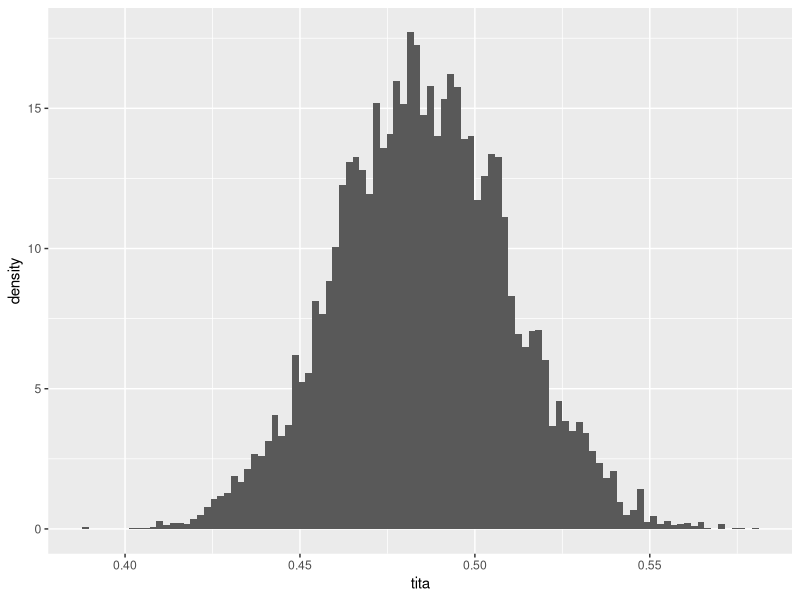
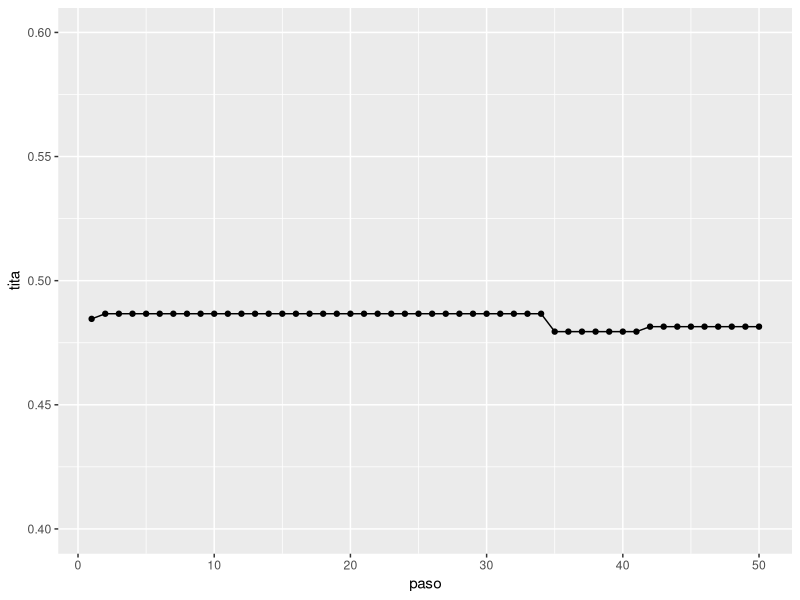
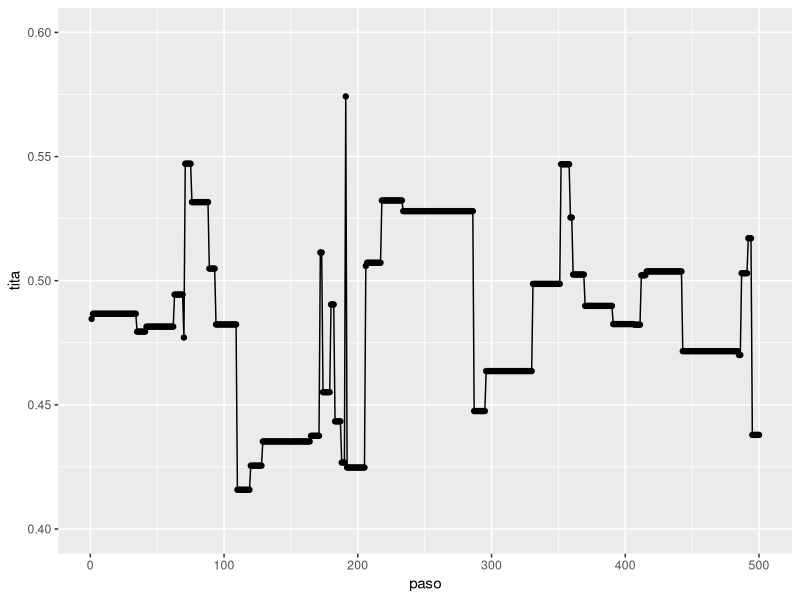
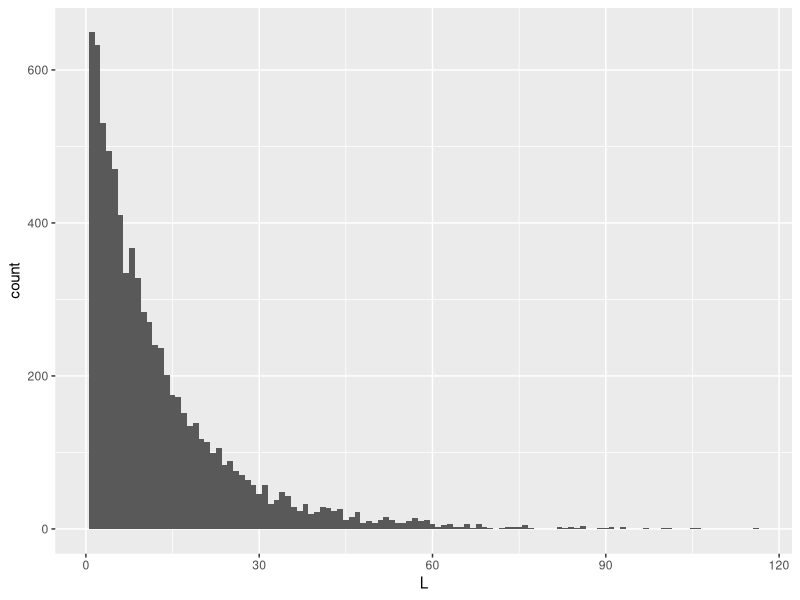

Here is the R script that generated these plots, in order:
# ejemplo Metropolis-Hastings
library(tidyverse)

y <- c(21, 22, 2, 25, 3, 19, 17, 23, 6, 7, 8, 14, 22)
n <- 30

# función para evaluar la posterior (que no conocemos)
post_norm_prop <- function(x) {
  # p(y|theta)*p(theta)
  ll = sum( dbinom(y, size = 30, prob = x, log = TRUE) )
  o = ll + dnorm(x, mean=.5, sd = .2, log=TRUE)
  exp(o)
}

# creamos objetos para guardar nuestras simulaciones
S <- 1e5
tita.inicial = mean(y)/30 # VALOR INICIAL
titaMH <- c(tita.inicial, numeric(S))
set.seed(1759)

# MH con propuesta uniforme
for (t in 2:(S+1) ) {
    pr = runif(1) # proponemos un nuevo valor
  r = post_norm_prop(pr)/post_norm_prop(titaMH[t-1])

  # aceptamos tita.prop con probabilidad min(1,r)
  if ( runif(1) < r ) { titaMH[t] = pr } else { titaMH[t] = titaMH[t-1] }
}

# histograma de los 10.001 titas generados
tibble(tita = titaMH) %>%
  ggplot() + geom_histogram(aes(x=tita, y=..density..), bins = 100) 

# Primeros 50 valores de titaMH.
tibble(paso=1:50, tita = titaMH[1:50]) %>%
  ggplot(aes(x=paso, y=tita)) + geom_line() + geom_point() + ylim(0.4,0.6)

#Primeros 500 valores de titaMH.
tibble(paso=1:500, tita = titaMH[1:500]) %>%
  ggplot(aes(x=paso, y=tita)) + geom_line() + geom_point() + ylim(0.4,0.6)

# cuento los largos de las rachas de repetidos
L <- titaMH*0; n <- length(titaMH)
v <- titaMH[1]
i <- 1; j <- 1
while(i<n) {
  if(min(which(titaMH[i:n]!=v))<n){ L[j] <- min(which(titaMH[i:n]!=v))-1} else {L[j] <- n-i+1; i <- n}
  i    <- i+L[j]
  v    <- titaMH[i]
  j    <- j+1
}
L <- L[L>0]
# valores diferentes
length(L)
# largo promedio de repeticiones
mean(L)

ggplot(as.data.frame(L),aes(L)) + geom_histogram(bins = max(L))
